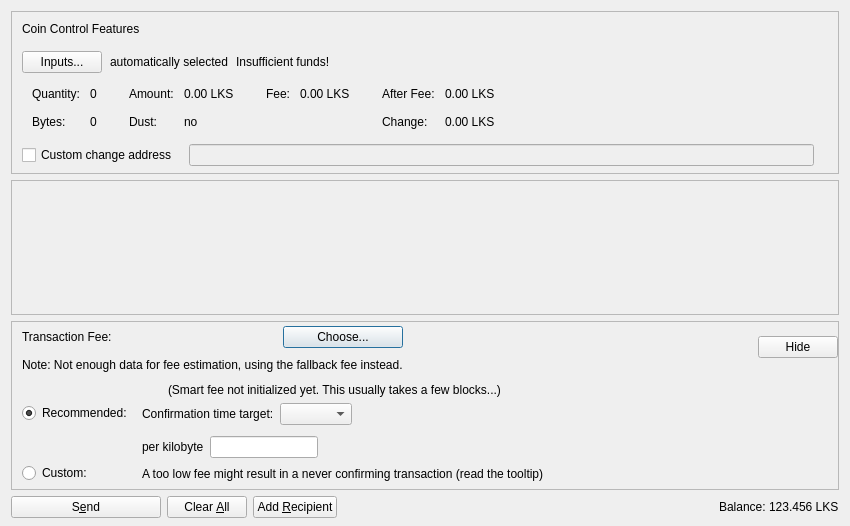
<?xml version="1.0" encoding="UTF-8"?>
<ui version="4.0">
 <class>SendCoinsDialog</class>
 <widget class="QDialog" name="SendCoinsDialog">
  <property name="geometry">
   <rect>
    <x>0</x>
    <y>0</y>
    <width>850</width>
    <height>526</height>
   </rect>
  </property>
  <property name="windowTitle">
   <string>Send Coins</string>
  </property>
  <layout class="QVBoxLayout" name="verticalLayout" stretch="0,1,0,0">
   <property name="bottomMargin">
    <number>8</number>
   </property>
   <item>
    <widget class="QFrame" name="frameCoinControl">
     <property name="sizePolicy">
      <sizepolicy hsizetype="Expanding" vsizetype="Expanding">
       <horstretch>0</horstretch>
       <verstretch>0</verstretch>
      </sizepolicy>
     </property>
     <property name="maximumSize">
      <size>
       <width>16777215</width>
       <height>16777215</height>
      </size>
     </property>
     <property name="frameShape">
      <enum>QFrame::StyledPanel</enum>
     </property>
     <property name="frameShadow">
      <enum>QFrame::Sunken</enum>
     </property>
     <layout class="QVBoxLayout" name="verticalLayoutCoinControl2">
      <property name="spacing">
       <number>0</number>
      </property>
      <property name="leftMargin">
       <number>0</number>
      </property>
      <property name="topMargin">
       <number>0</number>
      </property>
      <property name="rightMargin">
       <number>0</number>
      </property>
      <property name="bottomMargin">
       <number>6</number>
      </property>
      <item>
       <layout class="QVBoxLayout" name="verticalLayoutCoinControl" stretch="0,0,0,0,1">
        <property name="spacing">
         <number>0</number>
        </property>
        <property name="leftMargin">
         <number>10</number>
        </property>
        <property name="topMargin">
         <number>10</number>
        </property>
        <item>
         <layout class="QHBoxLayout" name="horizontalLayoutCoinControl1">
          <property name="bottomMargin">
           <number>15</number>
          </property>
          <item>
           <widget class="QLabel" name="labelCoinControlFeatures">
            <property name="sizePolicy">
             <sizepolicy hsizetype="Preferred" vsizetype="Maximum">
              <horstretch>0</horstretch>
              <verstretch>0</verstretch>
             </sizepolicy>
            </property>
            <property name="text">
             <string>Coin Control Features</string>
            </property>
           </widget>
          </item>
         </layout>
        </item>
        <item>
         <layout class="QHBoxLayout" name="horizontalLayoutCoinControl2" stretch="0,0,0,0">
          <property name="spacing">
           <number>8</number>
          </property>
          <property name="bottomMargin">
           <number>10</number>
          </property>
          <item>
           <widget class="QPushButton" name="pushButtonCoinControl">
            <property name="styleSheet">
             <string notr="true"/>
            </property>
            <property name="text">
             <string>Inputs...</string>
            </property>
            <property name="autoDefault">
             <bool>false</bool>
            </property>
           </widget>
          </item>
          <item>
           <widget class="QLabel" name="labelCoinControlAutomaticallySelected">
            <property name="text">
             <string>automatically selected</string>
            </property>
            <property name="margin">
             <number>5</number>
            </property>
           </widget>
          </item>
          <item>
           <widget class="QLabel" name="labelCoinControlInsuffFunds">
            <property name="text">
             <string>Insufficient funds!</string>
            </property>
            <property name="margin">
             <number>5</number>
            </property>
           </widget>
          </item>
          <item>
           <spacer name="horizontalSpacerCoinControl">
            <property name="orientation">
             <enum>Qt::Horizontal</enum>
            </property>
            <property name="sizeHint" stdset="0">
             <size>
              <width>40</width>
              <height>1</height>
             </size>
            </property>
           </spacer>
          </item>
         </layout>
        </item>
        <item>
         <widget class="QWidget" name="widgetCoinControl" native="true">
          <property name="sizePolicy">
           <sizepolicy hsizetype="Preferred" vsizetype="Preferred">
            <horstretch>0</horstretch>
            <verstretch>0</verstretch>
           </sizepolicy>
          </property>
          <property name="minimumSize">
           <size>
            <width>0</width>
            <height>0</height>
           </size>
          </property>
          <property name="styleSheet">
           <string notr="true"/>
          </property>
          <layout class="QHBoxLayout" name="horizontalLayoutCoinControl5">
           <property name="leftMargin">
            <number>0</number>
           </property>
           <property name="topMargin">
            <number>0</number>
           </property>
           <property name="rightMargin">
            <number>0</number>
           </property>
           <property name="bottomMargin">
            <number>0</number>
           </property>
           <item>
            <layout class="QHBoxLayout" name="horizontalLayoutCoinControl3" stretch="0,0,0,1">
             <property name="spacing">
              <number>20</number>
             </property>
             <property name="topMargin">
              <number>0</number>
             </property>
             <property name="bottomMargin">
              <number>10</number>
             </property>
             <item>
              <layout class="QFormLayout" name="formLayoutCoinControl1">
               <property name="horizontalSpacing">
                <number>10</number>
               </property>
               <property name="verticalSpacing">
                <number>14</number>
               </property>
               <property name="leftMargin">
                <number>10</number>
               </property>
               <property name="topMargin">
                <number>4</number>
               </property>
               <property name="rightMargin">
                <number>6</number>
               </property>
               <item row="0" column="0">
                <widget class="QLabel" name="labelCoinControlQuantityText">
                 <property name="text">
                  <string>Quantity:</string>
                 </property>
                 <property name="margin">
                  <number>0</number>
                 </property>
                </widget>
               </item>
               <item row="0" column="1">
                <widget class="QLabel" name="labelCoinControlQuantity">
                 <property name="cursor">
                  <cursorShape>IBeamCursor</cursorShape>
                 </property>
                 <property name="contextMenuPolicy">
                  <enum>Qt::ActionsContextMenu</enum>
                 </property>
                 <property name="text">
                  <string notr="true">0</string>
                 </property>
                 <property name="margin">
                  <number>0</number>
                 </property>
                 <property name="textInteractionFlags">
                  <set>Qt::LinksAccessibleByMouse|Qt::TextSelectableByKeyboard|Qt::TextSelectableByMouse</set>
                 </property>
                </widget>
               </item>
               <item row="1" column="0">
                <widget class="QLabel" name="labelCoinControlBytesText">
                 <property name="text">
                  <string>Bytes:</string>
                 </property>
                </widget>
               </item>
               <item row="1" column="1">
                <widget class="QLabel" name="labelCoinControlBytes">
                 <property name="cursor">
                  <cursorShape>IBeamCursor</cursorShape>
                 </property>
                 <property name="contextMenuPolicy">
                  <enum>Qt::ActionsContextMenu</enum>
                 </property>
                 <property name="text">
                  <string notr="true">0</string>
                 </property>
                 <property name="textInteractionFlags">
                  <set>Qt::LinksAccessibleByMouse|Qt::TextSelectableByKeyboard|Qt::TextSelectableByMouse</set>
                 </property>
                </widget>
               </item>
              </layout>
             </item>
             <item>
              <layout class="QFormLayout" name="formLayoutCoinControl2">
               <property name="horizontalSpacing">
                <number>10</number>
               </property>
               <property name="verticalSpacing">
                <number>14</number>
               </property>
               <property name="leftMargin">
                <number>6</number>
               </property>
               <property name="topMargin">
                <number>4</number>
               </property>
               <property name="rightMargin">
                <number>6</number>
               </property>
               <item row="0" column="0">
                <widget class="QLabel" name="labelCoinControlAmountText">
                 <property name="text">
                  <string>Amount:</string>
                 </property>
                 <property name="margin">
                  <number>0</number>
                 </property>
                </widget>
               </item>
               <item row="0" column="1">
                <widget class="QLabel" name="labelCoinControlAmount">
                 <property name="cursor">
                  <cursorShape>IBeamCursor</cursorShape>
                 </property>
                 <property name="contextMenuPolicy">
                  <enum>Qt::ActionsContextMenu</enum>
                 </property>
                 <property name="text">
                  <string notr="true">0.00 LKS</string>
                 </property>
                 <property name="textInteractionFlags">
                  <set>Qt::LinksAccessibleByMouse|Qt::TextSelectableByKeyboard|Qt::TextSelectableByMouse</set>
                 </property>
                </widget>
               </item>
               <item row="1" column="0">
                <widget class="QLabel" name="labelCoinControlLowOutputText">
                 <property name="text">
                  <string>Dust:</string>
                 </property>
                </widget>
               </item>
               <item row="1" column="1">
                <widget class="QLabel" name="labelCoinControlLowOutput">
                 <property name="cursor">
                  <cursorShape>IBeamCursor</cursorShape>
                 </property>
                 <property name="contextMenuPolicy">
                  <enum>Qt::ActionsContextMenu</enum>
                 </property>
                 <property name="text">
                  <string notr="true">no</string>
                 </property>
                 <property name="textInteractionFlags">
                  <set>Qt::LinksAccessibleByMouse|Qt::TextSelectableByKeyboard|Qt::TextSelectableByMouse</set>
                 </property>
                </widget>
               </item>
              </layout>
             </item>
             <item>
              <layout class="QFormLayout" name="formLayoutCoinControl3">
               <property name="horizontalSpacing">
                <number>10</number>
               </property>
               <property name="verticalSpacing">
                <number>14</number>
               </property>
               <property name="leftMargin">
                <number>6</number>
               </property>
               <property name="topMargin">
                <number>4</number>
               </property>
               <property name="rightMargin">
                <number>6</number>
               </property>
               <item row="0" column="0">
                <widget class="QLabel" name="labelCoinControlFeeText">
                 <property name="text">
                  <string>Fee:</string>
                 </property>
                 <property name="margin">
                  <number>0</number>
                 </property>
                </widget>
               </item>
               <item row="0" column="1">
                <widget class="QLabel" name="labelCoinControlFee">
                 <property name="cursor">
                  <cursorShape>IBeamCursor</cursorShape>
                 </property>
                 <property name="contextMenuPolicy">
                  <enum>Qt::ActionsContextMenu</enum>
                 </property>
                 <property name="text">
                  <string notr="true">0.00 LKS</string>
                 </property>
                 <property name="textInteractionFlags">
                  <set>Qt::LinksAccessibleByMouse|Qt::TextSelectableByKeyboard|Qt::TextSelectableByMouse</set>
                 </property>
                </widget>
               </item>
              </layout>
             </item>
             <item>
              <layout class="QFormLayout" name="formLayoutCoinControl4">
               <property name="horizontalSpacing">
                <number>10</number>
               </property>
               <property name="verticalSpacing">
                <number>14</number>
               </property>
               <property name="leftMargin">
                <number>6</number>
               </property>
               <property name="topMargin">
                <number>4</number>
               </property>
               <property name="rightMargin">
                <number>6</number>
               </property>
               <item row="0" column="0">
                <widget class="QLabel" name="labelCoinControlAfterFeeText">
                 <property name="text">
                  <string>After Fee:</string>
                 </property>
                 <property name="margin">
                  <number>0</number>
                 </property>
                </widget>
               </item>
               <item row="0" column="1">
                <widget class="QLabel" name="labelCoinControlAfterFee">
                 <property name="cursor">
                  <cursorShape>IBeamCursor</cursorShape>
                 </property>
                 <property name="contextMenuPolicy">
                  <enum>Qt::ActionsContextMenu</enum>
                 </property>
                 <property name="text">
                  <string notr="true">0.00 LKS</string>
                 </property>
                 <property name="textInteractionFlags">
                  <set>Qt::LinksAccessibleByMouse|Qt::TextSelectableByKeyboard|Qt::TextSelectableByMouse</set>
                 </property>
                </widget>
               </item>
               <item row="1" column="0">
                <widget class="QLabel" name="labelCoinControlChangeText">
                 <property name="text">
                  <string>Change:</string>
                 </property>
                </widget>
               </item>
               <item row="1" column="1">
                <widget class="QLabel" name="labelCoinControlChange">
                 <property name="cursor">
                  <cursorShape>IBeamCursor</cursorShape>
                 </property>
                 <property name="contextMenuPolicy">
                  <enum>Qt::ActionsContextMenu</enum>
                 </property>
                 <property name="text">
                  <string notr="true">0.00 LKS</string>
                 </property>
                 <property name="textInteractionFlags">
                  <set>Qt::LinksAccessibleByMouse|Qt::TextSelectableByKeyboard|Qt::TextSelectableByMouse</set>
                 </property>
                </widget>
               </item>
              </layout>
             </item>
            </layout>
           </item>
          </layout>
         </widget>
        </item>
        <item>
         <layout class="QHBoxLayout" name="horizontalLayoutCoinControl4" stretch="0,0,0">
          <property name="spacing">
           <number>12</number>
          </property>
          <property name="sizeConstraint">
           <enum>QLayout::SetDefaultConstraint</enum>
          </property>
          <property name="topMargin">
           <number>5</number>
          </property>
          <property name="rightMargin">
           <number>5</number>
          </property>
          <item>
           <widget class="QCheckBox" name="checkBoxCoinControlChange">
            <property name="toolTip">
             <string>If this is activated, but the change address is empty or invalid, change will be sent to a newly generated address.</string>
            </property>
            <property name="text">
             <string>Custom change address</string>
            </property>
           </widget>
          </item>
          <item>
           <widget class="QValidatedLineEdit" name="lineEditCoinControlChange">
            <property name="enabled">
             <bool>false</bool>
            </property>
            <property name="sizePolicy">
             <sizepolicy hsizetype="Expanding" vsizetype="Fixed">
              <horstretch>0</horstretch>
              <verstretch>0</verstretch>
             </sizepolicy>
            </property>
           </widget>
          </item>
          <item>
           <widget class="QLabel" name="labelCoinControlChangeLabel">
            <property name="sizePolicy">
             <sizepolicy hsizetype="Preferred" vsizetype="Expanding">
              <horstretch>0</horstretch>
              <verstretch>0</verstretch>
             </sizepolicy>
            </property>
            <property name="minimumSize">
             <size>
              <width>0</width>
              <height>0</height>
             </size>
            </property>
            <property name="text">
             <string/>
            </property>
            <property name="margin">
             <number>3</number>
            </property>
           </widget>
          </item>
         </layout>
        </item>
        <item>
         <spacer name="verticalSpacerCoinControl">
          <property name="orientation">
           <enum>Qt::Vertical</enum>
          </property>
          <property name="sizeHint" stdset="0">
           <size>
            <width>800</width>
            <height>1</height>
           </size>
          </property>
         </spacer>
        </item>
       </layout>
      </item>
     </layout>
    </widget>
   </item>
   <item>
    <widget class="QScrollArea" name="scrollArea">
     <property name="widgetResizable">
      <bool>true</bool>
     </property>
     <widget class="QWidget" name="scrollAreaWidgetContents">
      <property name="geometry">
       <rect>
        <x>0</x>
        <y>0</y>
        <width>830</width>
        <height>104</height>
       </rect>
      </property>
      <layout class="QVBoxLayout" name="verticalLayout_2" stretch="0,1">
       <property name="leftMargin">
        <number>0</number>
       </property>
       <property name="topMargin">
        <number>0</number>
       </property>
       <property name="rightMargin">
        <number>0</number>
       </property>
       <property name="bottomMargin">
        <number>0</number>
       </property>
       <item>
        <layout class="QVBoxLayout" name="entries">
         <property name="spacing">
          <number>6</number>
         </property>
        </layout>
       </item>
       <item>
        <spacer name="verticalSpacer">
         <property name="orientation">
          <enum>Qt::Vertical</enum>
         </property>
         <property name="sizeHint" stdset="0">
          <size>
           <width>20</width>
           <height>40</height>
          </size>
         </property>
        </spacer>
       </item>
      </layout>
     </widget>
    </widget>
   </item>
   <item>
    <widget class="QFrame" name="frameFee">
     <property name="sizePolicy">
      <sizepolicy hsizetype="Expanding" vsizetype="Expanding">
       <horstretch>0</horstretch>
       <verstretch>0</verstretch>
      </sizepolicy>
     </property>
     <property name="maximumSize">
      <size>
       <width>16777215</width>
       <height>16777215</height>
      </size>
     </property>
     <property name="frameShape">
      <enum>QFrame::StyledPanel</enum>
     </property>
     <property name="frameShadow">
      <enum>QFrame::Sunken</enum>
     </property>
     <layout class="QVBoxLayout" name="verticalLayoutFee1">
      <property name="spacing">
       <number>0</number>
      </property>
      <property name="leftMargin">
       <number>0</number>
      </property>
      <property name="topMargin">
       <number>0</number>
      </property>
      <property name="rightMargin">
       <number>0</number>
      </property>
      <property name="bottomMargin">
       <number>0</number>
      </property>
      <item>
       <layout class="QVBoxLayout" name="verticalLayoutFee2" stretch="0,0,0">
        <property name="spacing">
         <number>0</number>
        </property>
        <property name="leftMargin">
         <number>10</number>
        </property>
        <property name="topMargin">
         <number>0</number>
        </property>
        <item>
         <layout class="QHBoxLayout" name="horizontalLayoutFee1">
          <property name="bottomMargin">
           <number>0</number>
          </property>
          <item>
           <layout class="QVBoxLayout" name="verticalLayoutFee7">
            <property name="spacing">
             <number>0</number>
            </property>
            <item>
             <spacer name="verticalSpacerSmartFee">
              <property name="orientation">
               <enum>Qt::Vertical</enum>
              </property>
              <property name="sizeType">
               <enum>QSizePolicy::Fixed</enum>
              </property>
              <property name="sizeHint" stdset="0">
               <size>
                <width>1</width>
                <height>4</height>
               </size>
              </property>
             </spacer>
            </item>
            <item>
             <layout class="QHBoxLayout" name="horizontalLayoutSmartFee">
              <property name="spacing">
               <number>10</number>
              </property>
              <item>
               <widget class="QLabel" name="labelFeeHeadline">
                <property name="sizePolicy">
                 <sizepolicy hsizetype="Preferred" vsizetype="Maximum">
                  <horstretch>0</horstretch>
                  <verstretch>0</verstretch>
                 </sizepolicy>
                </property>
                <property name="text">
                 <string>Transaction Fee:</string>
                </property>
               </widget>
              </item>
              <item>
               <widget class="QLabel" name="labelFeeMinimized">
                <property name="text">
                 <string/>
                </property>
               </widget>
              </item>
              <item>
               <widget class="QPushButton" name="buttonChooseFee">
                <property name="text">
                 <string>Choose...</string>
                </property>
               </widget>
              </item>
             </layout>
            </item>
            <item>
             <spacer name="verticalSpacer_7">
              <property name="orientation">
               <enum>Qt::Vertical</enum>
              </property>
              <property name="sizeHint" stdset="0">
               <size>
                <width>1</width>
                <height>10</height>
               </size>
              </property>
             </spacer>
            </item>
            <item>
             <widget class="QLabel" name="fallbackFeeWarningLabel">
              <property name="toolTip">
               <string>Using the fallbackfee can result in sending a transaction that will take several hours or days (or never) to confirm. Consider choosing your fee manually or wait until you have validated the complete chain.</string>
              </property>
              <property name="text">
               <string>Note: Not enough data for fee estimation, using the fallback fee instead.</string>
              </property>
              <property name="wordWrap">
               <bool>false</bool>
              </property>
             </widget>
            </item>
            <item>
             <spacer name="verticalSpacer_5">
              <property name="orientation">
               <enum>Qt::Vertical</enum>
              </property>
              <property name="sizeHint" stdset="0">
               <size>
                <width>1</width>
                <height>1</height>
               </size>
              </property>
             </spacer>
            </item>
           </layout>
          </item>
          <item>
           <spacer name="horizontalSpacer_4">
            <property name="orientation">
             <enum>Qt::Horizontal</enum>
            </property>
            <property name="sizeHint" stdset="0">
             <size>
              <width>1</width>
              <height>1</height>
             </size>
            </property>
           </spacer>
          </item>
          <item>
           <widget class="QPushButton" name="buttonMinimizeFee">
            <property name="toolTip">
             <string>Hide transaction fee settings</string>
            </property>
            <property name="text">
             <string>Hide</string>
            </property>
           </widget>
          </item>
         </layout>
        </item>
        <item>
         <widget class="QFrame" name="frameFeeSelection">
          <layout class="QVBoxLayout" name="verticalLayoutFee12">
           <property name="spacing">
            <number>0</number>
           </property>
           <property name="leftMargin">
            <number>0</number>
           </property>
           <property name="topMargin">
            <number>0</number>
           </property>
           <property name="rightMargin">
            <number>0</number>
           </property>
           <property name="bottomMargin">
            <number>0</number>
           </property>
           <item>
            <layout class="QGridLayout" name="gridLayoutFee">
             <property name="topMargin">
              <number>10</number>
             </property>
             <property name="bottomMargin">
              <number>4</number>
             </property>
             <property name="horizontalSpacing">
              <number>10</number>
             </property>
             <property name="verticalSpacing">
              <number>4</number>
             </property>
             <item row="1" column="1">
              <layout class="QVBoxLayout" name="verticalLayoutFee8">
               <property name="spacing">
                <number>6</number>
               </property>
               <property name="topMargin">
                <number>3</number>
               </property>
               <item>
                <layout class="QHBoxLayout" name="horizontalLayoutFee13" stretch="0,0,1">
                 <item>
                  <widget class="QLabel" name="labelCustomPerKilobyte">
                   <property name="toolTip">
                    <string>If the custom fee is set to 1000 duffs and the transaction is only 250 bytes, then &quot;per kilobyte&quot; only pays 250 duffs in fee,&lt;br /&gt;while &quot;at least&quot; pays 1000 duffs. For transactions bigger than a kilobyte both pay by kilobyte.</string>
                   </property>
                   <property name="text">
                    <string>per kilobyte</string>
                   </property>
                  </widget>
                 </item>
                 <item>
                  <widget class="BitcoinAmountField" name="customFee"/>
                 </item>
                 <item>
                  <spacer name="horizontalSpacer_6">
                   <property name="orientation">
                    <enum>Qt::Horizontal</enum>
                   </property>
                   <property name="sizeHint" stdset="0">
                    <size>
                     <width>1</width>
                     <height>1</height>
                    </size>
                   </property>
                  </spacer>
                 </item>
                </layout>
               </item>
               <item>
                <layout class="QHBoxLayout" name="horizontalLayoutFee8">
                 <item>
                  <widget class="QLabel" name="labelCustomFeeWarning">
                   <property name="enabled">
                    <bool>true</bool>
                   </property>
                   <property name="toolTip">
                    <string>When there is less transaction volume than space in the blocks, miners as well as relaying nodes may enforce a minimum fee. Paying only this minimum fee is just fine, but be aware that this can result in a never confirming transaction once there is more demand for lks transactions than the network can process.</string>
                   </property>
                   <property name="text">
                    <string>A too low fee might result in a never confirming transaction (read the tooltip)</string>
                   </property>
                  </widget>
                 </item>
                 <item>
                  <spacer name="horizontalSpacer_2">
                   <property name="orientation">
                    <enum>Qt::Horizontal</enum>
                   </property>
                   <property name="sizeHint" stdset="0">
                    <size>
                     <width>1</width>
                     <height>1</height>
                    </size>
                   </property>
                  </spacer>
                 </item>
                </layout>
               </item>
              </layout>
             </item>
             <item row="0" column="0">
              <layout class="QVBoxLayout" name="verticalLayoutFee4" stretch="0,1">
               <property name="topMargin">
                <number>20</number>
               </property>
               <property name="bottomMargin">
                <number>3</number>
               </property>
               <item>
                <widget class="QRadioButton" name="radioSmartFee">
                 <property name="text">
                  <string>Recommended:</string>
                 </property>
                 <property name="checked">
                  <bool>true</bool>
                 </property>
                 <attribute name="buttonGroup">
                  <string notr="true">groupFee</string>
                 </attribute>
                </widget>
               </item>
               <item>
                <spacer name="verticalSpacer_2">
                 <property name="orientation">
                  <enum>Qt::Vertical</enum>
                 </property>
                 <property name="sizeHint" stdset="0">
                  <size>
                   <width>1</width>
                   <height>1</height>
                  </size>
                 </property>
                </spacer>
               </item>
              </layout>
             </item>
             <item row="1" column="0">
              <layout class="QVBoxLayout" name="verticalLayoutFee9" stretch="0,1">
               <property name="topMargin">
                <number>30</number>
               </property>
               <item>
                <widget class="QRadioButton" name="radioCustomFee">
                 <property name="text">
                  <string>Custom:</string>
                 </property>
                 <attribute name="buttonGroup">
                  <string notr="true">groupFee</string>
                 </attribute>
                </widget>
               </item>
               <item>
                <spacer name="verticalSpacer_6">
                 <property name="orientation">
                  <enum>Qt::Vertical</enum>
                 </property>
                 <property name="sizeHint" stdset="0">
                  <size>
                   <width>1</width>
                   <height>1</height>
                  </size>
                 </property>
                </spacer>
               </item>
              </layout>
             </item>
             <item row="0" column="1">
              <layout class="QVBoxLayout" name="verticalLayoutFee3" stretch="0,0,1">
               <property name="spacing">
                <number>6</number>
               </property>
               <property name="topMargin">
                <number>0</number>
               </property>
               <property name="bottomMargin">
                <number>3</number>
               </property>
               <item>
                <layout class="QHBoxLayout" name="horizontalLayoutFee12">
                 <item>
                  <widget class="QLabel" name="labelSmartFee">
                   <property name="text">
                    <string/>
                   </property>
                  </widget>
                 </item>
                 <item>
                  <widget class="QLabel" name="labelFeeEstimation">
                   <property name="text">
                    <string/>
                   </property>
                  </widget>
                 </item>
                 <item>
                  <widget class="QLabel" name="labelSmartFee2">
                   <property name="text">
                    <string>(Smart fee not initialized yet. This usually takes a few blocks...)</string>
                   </property>
                  </widget>
                 </item>
                 <item>
                  <spacer name="horizontalSpacer_5">
                   <property name="orientation">
                    <enum>Qt::Horizontal</enum>
                   </property>
                   <property name="sizeHint" stdset="0">
                    <size>
                     <width>1</width>
                     <height>1</height>
                    </size>
                   </property>
                  </spacer>
                 </item>
                </layout>
               </item>
               <item>
                <layout class="QHBoxLayout" name="horizontalLayoutFee9">
                 <item>
                  <layout class="QVBoxLayout" name="verticalLayoutFee6">
                   <item>
                    <widget class="QLabel" name="labelSmartFee3">
                     <property name="text">
                      <string>Confirmation time target:</string>
                     </property>
                    </widget>
                   </item>
                  </layout>
                 </item>
                 <item>
                  <layout class="QVBoxLayout" name="verticalLayoutFee5">
                   <property name="rightMargin">
                    <number>30</number>
                   </property>
                   <item>
                    <layout class="QHBoxLayout" name="horizontalLayoutConfTarget">
                     <property name="bottomMargin">
                      <number>0</number>
                     </property>
                     <item>
                      <widget class="QComboBox" name="confTargetSelector"/>
                     </item>
                     <item>
                      <spacer name="horizontalSpacerConfTarget">
                       <property name="orientation">
                        <enum>Qt::Horizontal</enum>
                       </property>
                       <property name="sizeHint" stdset="0">
                        <size>
                         <width>40</width>
                         <height>20</height>
                        </size>
                       </property>
                      </spacer>
                     </item>
                    </layout>
                   </item>
                  </layout>
                 </item>
                </layout>
               </item>
               <item>
                <spacer name="verticalSpacer_4">
                 <property name="orientation">
                  <enum>Qt::Vertical</enum>
                 </property>
                 <property name="sizeHint" stdset="0">
                  <size>
                   <width>1</width>
                   <height>1</height>
                  </size>
                 </property>
                </spacer>
               </item>
              </layout>
             </item>
            </layout>
           </item>
          </layout>
         </widget>
        </item>
        <item>
         <spacer name="verticalSpacerFee">
          <property name="orientation">
           <enum>Qt::Vertical</enum>
          </property>
          <property name="sizeHint" stdset="0">
           <size>
            <width>800</width>
            <height>1</height>
           </size>
          </property>
         </spacer>
        </item>
       </layout>
      </item>
     </layout>
    </widget>
   </item>
   <item>
    <layout class="QHBoxLayout" name="horizontalLayout">
     <item>
      <widget class="QPushButton" name="sendButton">
       <property name="minimumSize">
        <size>
         <width>150</width>
         <height>0</height>
        </size>
       </property>
       <property name="toolTip">
        <string>Confirm the send action</string>
       </property>
       <property name="text">
        <string>S&amp;end</string>
       </property>
       <property name="autoDefault">
        <bool>false</bool>
       </property>
       <property name="default">
        <bool>false</bool>
       </property>
      </widget>
     </item>
     <item>
      <widget class="QPushButton" name="clearButton">
       <property name="sizePolicy">
        <sizepolicy hsizetype="Minimum" vsizetype="Fixed">
         <horstretch>0</horstretch>
         <verstretch>0</verstretch>
        </sizepolicy>
       </property>
       <property name="toolTip">
        <string>Clear all fields of the form.</string>
       </property>
       <property name="text">
        <string>Clear &amp;All</string>
       </property>
       <property name="autoDefault">
        <bool>false</bool>
       </property>
      </widget>
     </item>
     <item>
      <widget class="QPushButton" name="addButton">
       <property name="toolTip">
        <string>Send to multiple recipients at once</string>
       </property>
       <property name="text">
        <string>Add &amp;Recipient</string>
       </property>
       <property name="autoDefault">
        <bool>false</bool>
       </property>
      </widget>
     </item>
     <item>
      <spacer name="horizontalSpacer">
       <property name="orientation">
        <enum>Qt::Horizontal</enum>
       </property>
       <property name="sizeHint" stdset="0">
        <size>
         <width>40</width>
         <height>20</height>
        </size>
       </property>
      </spacer>
     </item>
     <item>
      <layout class="QHBoxLayout" name="horizontalLayout_2">
       <property name="spacing">
        <number>3</number>
       </property>
       <item>
        <widget class="QLabel" name="labelBalanceText">
         <property name="text">
          <string>Balance:</string>
         </property>
        </widget>
       </item>
       <item>
        <widget class="QLabel" name="labelBalance">
         <property name="sizePolicy">
          <sizepolicy hsizetype="Preferred" vsizetype="Preferred">
           <horstretch>0</horstretch>
           <verstretch>0</verstretch>
          </sizepolicy>
         </property>
         <property name="cursor">
          <cursorShape>IBeamCursor</cursorShape>
         </property>
         <property name="text">
          <string notr="true">123.456 LKS</string>
         </property>
         <property name="textInteractionFlags">
          <set>Qt::LinksAccessibleByMouse|Qt::TextSelectableByKeyboard|Qt::TextSelectableByMouse</set>
         </property>
        </widget>
       </item>
      </layout>
     </item>
    </layout>
   </item>
  </layout>
 </widget>
 <customwidgets>
  <customwidget>
   <class>QValidatedLineEdit</class>
   <extends>QLineEdit</extends>
   <header>qt/qvalidatedlineedit.h</header>
  </customwidget>
  <customwidget>
   <class>BitcoinAmountField</class>
   <extends>QLineEdit</extends>
   <header>qt/bitcoinamountfield.h</header>
   <container>1</container>
  </customwidget>
 </customwidgets>
 <resources>
  <include location="../lks.qrc"/>
 </resources>
 <connections/>
 <buttongroups>
  <buttongroup name="groupFee"/>
 </buttongroups>
</ui>
